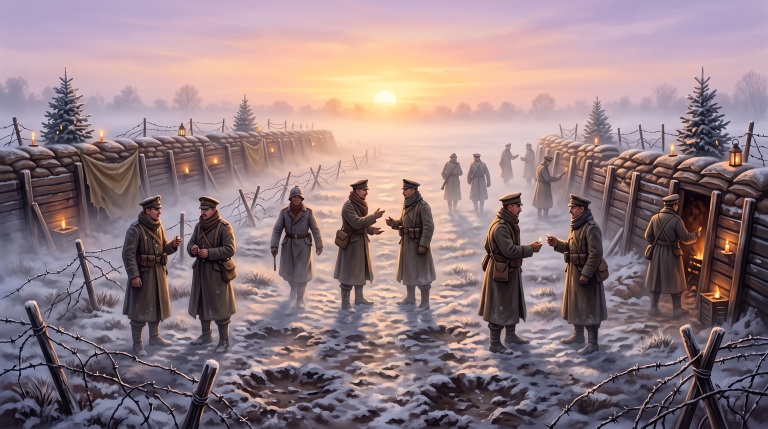
#> input picture episodes/ep_truce_1914/planning/gemini_task/frames/S01_SH001_start.jpg, 1536 x 857 px (shown at 1/2 size)
$ python -i preset_from_frames.py   (imports and definitions only)
#> lines starting #> are read from the running program, lines starting #| are printed output that depends on the picture
"""Draft map style preset from 3-6 reference frames of an episode film (our own approved film_look frames, never film frames).

The owner picks the film before every video, so every episode needs a new preset. This tool measures the frames (palette by
k-means in CIE L*a*b*, contrast, noise, edge fall-off, colour cast) and proposes the map / line / hud / finish colours and the
palette_check. The result is a DRAFT: `"draft": true`, `font` empty (a person chooses it), every field's origin named in
`proposal_notes` (measured / derived / fixed). `render.load_style_preset` refuses a draft, so nothing uses it automatically; a
person reviews it, sets the font and removes `draft`.

CLI: python -m explainer_engine.maps.maplibre_lane.preset_from_frames <name> <frame> [<frame> ...] [--grid ROWSxCOLS] [--out FILE]
     [--compare styles/1917_film.json]
With `--grid 3x2` a single contact sheet is cut into its frames first (rows x columns).
"""
from __future__ import annotations

import argparse
import json
import sys
from pathlib import Path
from typing import Any

import numpy as np
from PIL import Image, ImageFilter

from explainer_engine.maps.hud_layout import OKABE_ITO, check_palette

MIN_FRAMES, MAX_FRAMES = 3, 6
CLUSTERS = 8
SAMPLES_PER_FRAME = 4000
KMEANS_ITERATIONS = 12
MIN_CLUSTER_WEIGHT = 0.03
RGB = tuple[int, int, int]

_D65 = np.array([0.95047, 1.0, 1.08883])
_M = np.array([[0.4124564, 0.3575761, 0.1804375], [0.2126729, 0.7151522, 0.0721750], [0.0193339, 0.1191920, 0.9503041]])


# ------------------------------------------------------------------ colour maths
# [19 lines left out: functions rgb_to_lab, lab_to_rgb, not called in this run]


def _hex(rgb: Any) -> str:
    r, g, b = (int(v) for v in rgb)
    return f"#{r:02x}{g:02x}{b:02x}"


def _lab_hex(lab: Any) -> str:
    return _hex(lab_to_rgb(np.array([lab]))[0])


def _hex_lab(value: str) -> np.ndarray:
    v = value.lstrip("#")
    return rgb_to_lab(np.array([[int(v[0:2], 16), int(v[2:4], 16), int(v[4:6], 16)]]))[0]


def _lerp(a: np.ndarray, b: np.ndarray, t: float) -> np.ndarray:
    return a + (b - a) * t


def _chroma(lab: np.ndarray) -> float:
    return float(np.hypot(lab[1], lab[2]))


def _with_lightness(lab: np.ndarray, lightness: float) -> np.ndarray:
    return np.array([lightness, lab[1], lab[2]])


def delta_e(lab1: np.ndarray, lab2: np.ndarray) -> float:
    """CIE76 colour difference."""
    return float(np.linalg.norm(np.asarray(lab1) - np.asarray(lab2)))


# ------------------------------------------------------------------ measuring
# [13 lines left out: function load_frames, not called in this run]


def _sample_pixels(img: Image.Image) -> np.ndarray:
    arr = np.asarray(img.resize((256, int(256 * img.height / img.width))), dtype=np.uint8).reshape(-1, 3)
    step = max(1, len(arr) // SAMPLES_PER_FRAME)
    return arr[::step][:SAMPLES_PER_FRAME]


# [19 lines left out: function kmeans_lab, not called in this run]


def measure_frames(images: list[Image.Image]) -> dict[str, Any]:
    """Palette and global statistics of the frames (each frame counts equally)."""
    pooled = np.concatenate([_sample_pixels(im) for im in images])
    lab = rgb_to_lab(pooled)
    centres, weights = kmeans_lab(lab)
    noise, centre_l, edge_l = [], [], []
    for im in images:
        gray = im.convert("L").resize((512, int(512 * im.height / im.width)))
        arr = np.asarray(gray, dtype=np.float64)
        blur = np.asarray(gray.filter(ImageFilter.GaussianBlur(2)), dtype=np.float64)
        mid = (arr > 40) & (arr < 215)
        noise.append(float(np.std((arr - blur)[mid])) if mid.any() else 0.0)
        h, w = arr.shape
        centre_l.append(float(arr[h // 4: 3 * h // 4, w // 4: 3 * w // 4].mean()))
        ring = np.ones_like(arr, dtype=bool)
        ring[h // 8: 7 * h // 8, w // 8: 7 * w // 8] = False
        edge_l.append(float(arr[ring].mean()))
    return {
        "centres": centres, "weights": weights, "mean_lab": lab.mean(axis=0), "lightness_std": float(lab[:, 0].std()),
        "noise_std": float(np.mean(noise)), "vignette_drop": float(np.mean(centre_l) - np.mean(edge_l)) / 255.0,
    }


# ------------------------------------------------------------------ proposing
# [167 lines left out: functions _pick, propose_preset, _palette_problems, _repair_palette, _flat, compare_presets and 2 more, not called in this run]


# [2 lines not run here, left out]

>>> import cv2
>>> picture = cv2.imread('../../../episodes/ep_truce_1914/planning/gemini_task/frames/S01_SH001_start.jpg', cv2.IMREAD_GRAYSCALE)
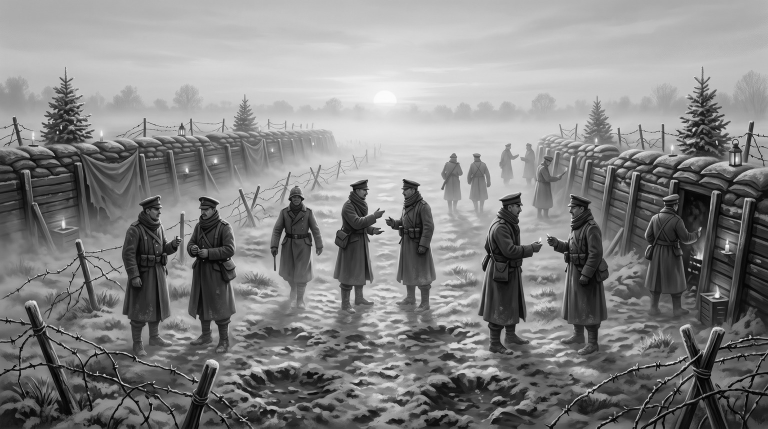
#> picture: shape (857, 1536) (shown at 1/2 size); min 0, max 254, mean 133.1
#> (the run stopped early here; a loop or call above may not have finished)

$ run again, on episodes/ep_truce_1914/planning/gemini_task/frames/S02_SH004_start.jpg
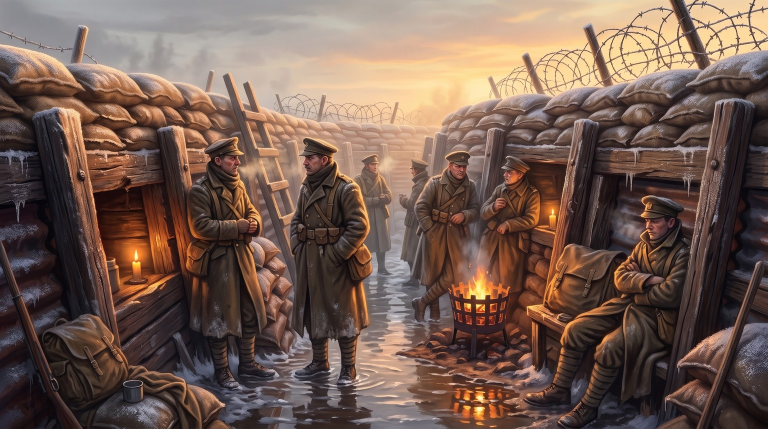
#> input picture episodes/ep_truce_1914/planning/gemini_task/frames/S02_SH004_start.jpg, 1536 x 857 px (shown at 1/2 size)
#> `picture = cv2.imread('../../../episodes/ep_truce_1914/planning/gemini_..`:
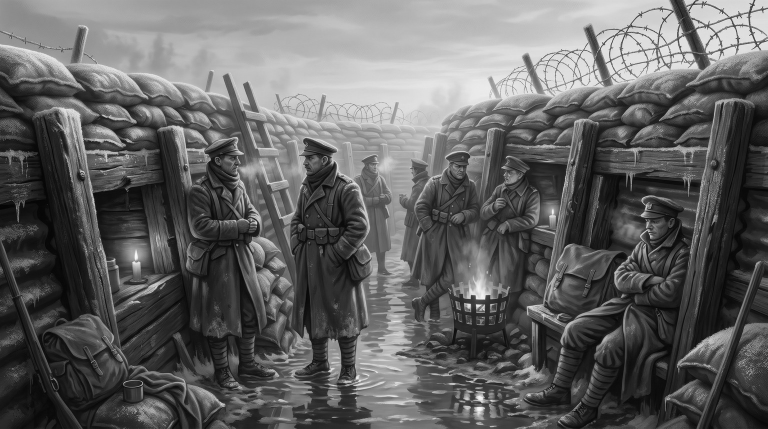
#> picture: shape (857, 1536) (shown at 1/2 size); min 0, max 250, mean 97.9

$ run again, on episodes/ep_truce_1914/planning/gemini_task/frames/S02_SH005_start.jpg
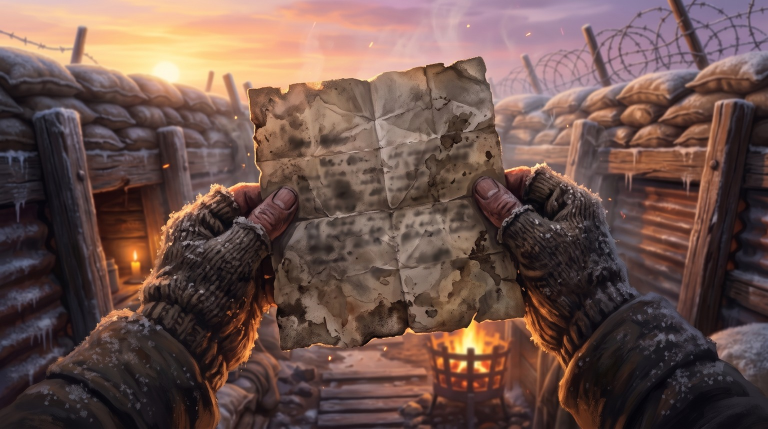
#> input picture episodes/ep_truce_1914/planning/gemini_task/frames/S02_SH005_start.jpg, 1536 x 857 px (shown at 1/2 size)
#> `picture = cv2.imread('../../../episodes/ep_truce_1914/planning/gemini_..`:
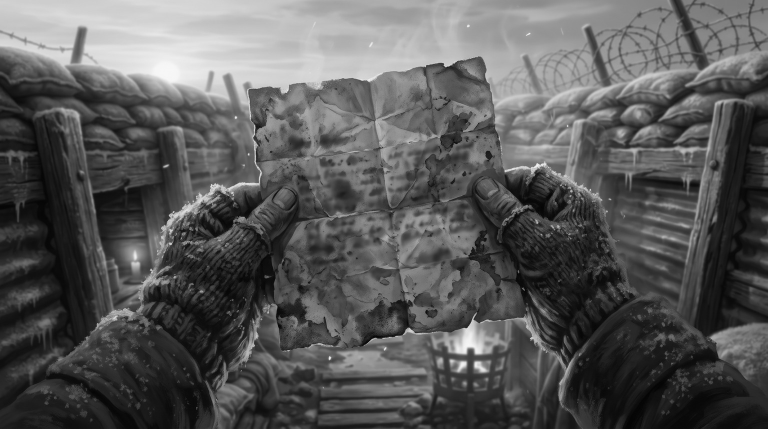
#> picture: shape (857, 1536) (shown at 1/2 size); min 0, max 247, mean 88.8

$ run again, on episodes/ep_truce_1914/planning/gemini_task/frames/S02_SH006_start.jpg
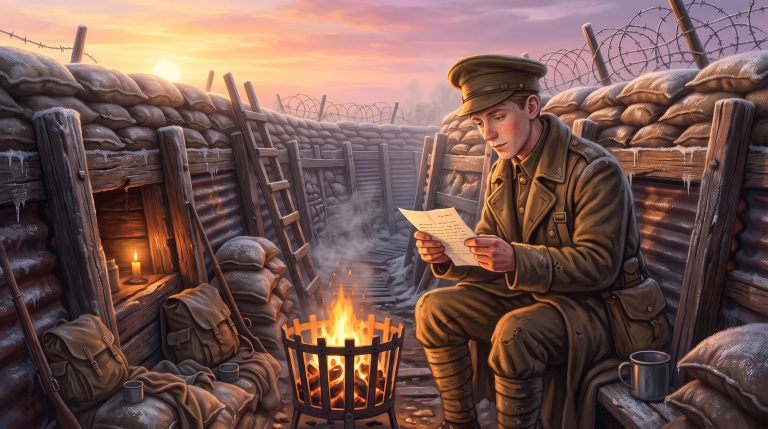
#> input picture episodes/ep_truce_1914/planning/gemini_task/frames/S02_SH006_start.jpg, 1536 x 857 px (shown at 1/2 size)
#> `picture = cv2.imread('../../../episodes/ep_truce_1914/planning/gemini_..`:
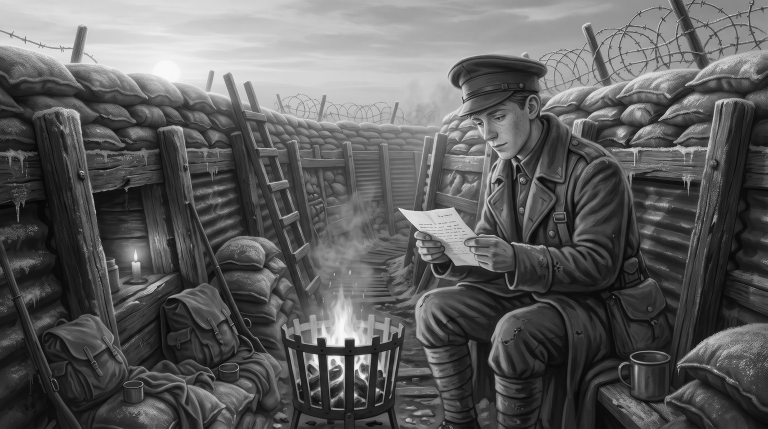
#> picture: shape (857, 1536) (shown at 1/2 size); min 0, max 253, mean 93.8
